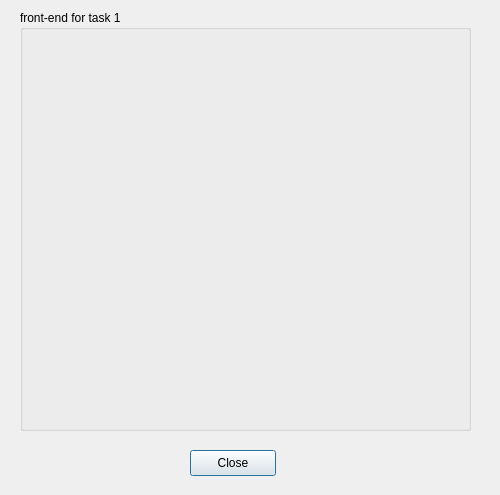
<?xml version="1.0" encoding="UTF-8"?>
<ui version="4.0">
 <class>task1</class>
 <widget class="QDialog" name="task1">
  <property name="geometry">
   <rect>
    <x>0</x>
    <y>0</y>
    <width>500</width>
    <height>495</height>
   </rect>
  </property>
  <property name="windowTitle">
   <string>Task 1</string>
  </property>
  <widget class="QGroupBox" name="groupBox">
   <property name="geometry">
    <rect>
     <x>20</x>
     <y>10</y>
     <width>451</width>
     <height>421</height>
    </rect>
   </property>
   <property name="title">
    <string>front-end for task 1</string>
   </property>
  </widget>
  <widget class="QPushButton" name="btnClose">
   <property name="geometry">
    <rect>
     <x>190</x>
     <y>450</y>
     <width>86</width>
     <height>26</height>
    </rect>
   </property>
   <property name="toolTip">
    <string>Close window</string>
   </property>
   <property name="text">
    <string>Close</string>
   </property>
  </widget>
 </widget>
 <resources/>
 <connections/>
</ui>
